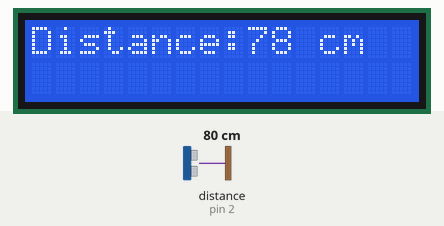
This sketch was run on a simulated Arduino Uno, built with avr-gcc and run on an emulated ATmega328P. Parts: 16×2 character LCD. Wiring (inferred from the names in the program): ultrasonic range finder: trigger pin 3; echo pin 2. Inputs (shaded band) come from the test bench; at power-on: distance to the obstacle (sensor on pin 2) 80 cm. The echo pulse lasts 58.3 µs per cm; what the sketch prints to the serial monitor is not drawn.

Above: at 1.2 s.
1.3 s: distance to the obstacle (sensor on pin 2) set to 2 cm
At 2.0 s:
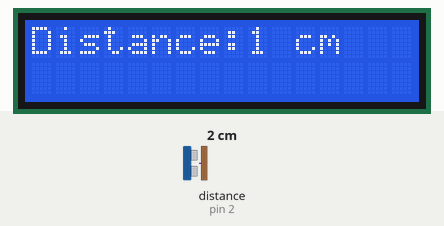
3.1 s: distance to the obstacle (sensor on pin 2) set to 4 cm
At 3.7 s:
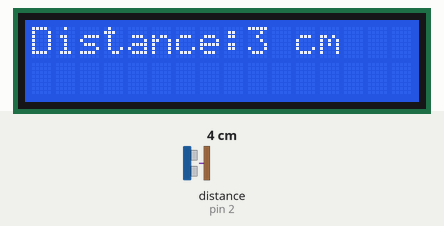
4.6 s: distance to the obstacle (sensor on pin 2) set to 9 cm
At 5.3 s:
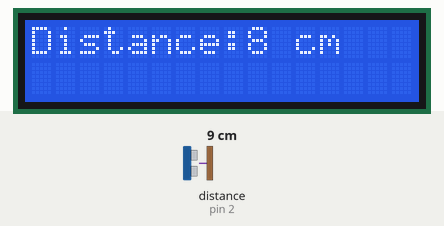
Timing chart, 0 to 7.6 s (numbered marks = the images above; inputs shaded):
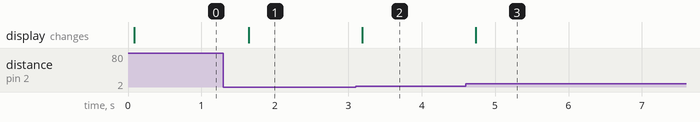

Measured:
- after the input at 1.3 s, the display: changes after 0.34 s (image 1)
- after the input at 3.1 s, the display: changes after 0.09 s (image 2)
- after the input at 4.6 s, the display: changes after 0.14 s (image 3)

The sketch:

Distance_finder_and_using_US_sensor.ino
```cpp
/*
  This is a distance finder project.

  Hardwares used-
    Ultrasoninc Sensor HC-SR04
    Arduino
    1602 LCD Module
*/

/*
    CONNECTION
  For lcd
    1. SCL - A0
    2. SDA - A1
    3. VCC - 5V
    4. GND - GND
  For Ultrasonic Sensor
    1. ECHO - D2
    2. TRIG - D3
    3. VCC - 5V
    4. GND - GND
  */

#include <LiquidCrystal_I2C.h>

#define echoPin 2 // attach pin D2 Arduino to pin Echo of HC-SR04
#define trigPin 3 //attach pin D3 Arduino to pin Trig of HC-SR04M

LiquidCrystal_I2C lcd(0x27, 16, 2); // lcd Address = 0x27

// defines variables
long duration; // variable for the duration of sound wave travel
int distance; // variable for the distance measurement

void setup() {
  pinMode(trigPin, OUTPUT); // Sets the trigPin as an OUTPUT
  pinMode(echoPin, INPUT); // Sets the echoPin as an INPUT
  Serial.begin(9600); // // Serial Communication is starting with 9600 of baudrate speed
  Serial.println("Ultrasonic Sensor HC-SR04 Test"); // print some text in Serial Monitor
  Serial.println("with Arduino UNO R3");
  lcd.init();      // initialize the lcd
  lcd.backlight(); // open the backlight

}
void loop() {

  // Clears the trigPin condition
  digitalWrite(trigPin, LOW);
  delayMicroseconds(2);
  // Sets the trigPin HIGH (ACTIVE) for 10 microseconds
  digitalWrite(trigPin, HIGH);
  delayMicroseconds(10);
  digitalWrite(trigPin, LOW);
  // Reads the echoPin, returns the sound wave travel time in microseconds
  duration = pulseIn(echoPin, HIGH);
  // Calculating the distance
  distance = duration * 0.034 / 2; // Speed of sound wave divided by 2 (go and back)
  // Displays the distance on the Serial Monitor and lcd
  Serial.print("Distance: ");
  Serial.print(distance);
  Serial.println(" cm");
  lcd.setCursor(0, 0);
  lcd.print("Distance:");
  lcd.print(distance);
  lcd.println(" cm");
  delay(500);
}
```
